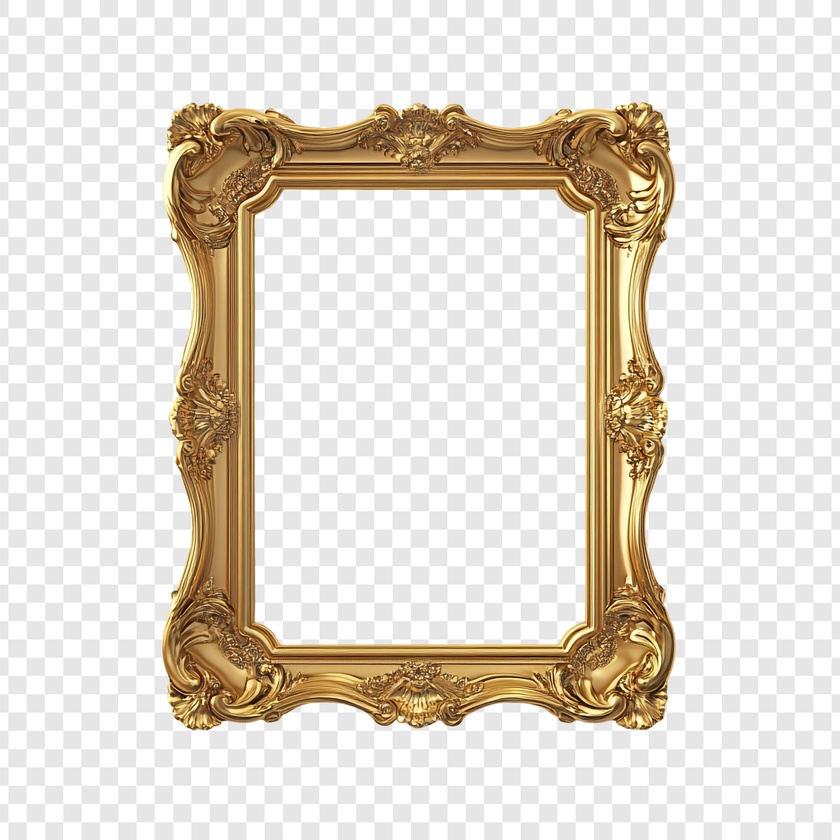
#> input picture OneDrive/preparacion sql/galeria_arte/marcodorado.jpg, 840 x 840 px, shrunk from 2500 x 2500 before the run
$ python quitar_fondo.py
#> lines starting #> are read from the running program, lines starting #| are printed output that depends on the picture; after the words box and inside, x2 and y2 are one past the last pixel; in counts of white or black regions, pixels touching at a corner belong together
#quitar fondo al marco

import cv2
import numpy as np

img = cv2.imread(r"marcodorado.jpg")
#> img is the input picture: shape (840, 840, 3); mean B, G, R 208.2, 219, 226.7
img_rgba = cv2.cvtColor(img, cv2.COLOR_BGR2BGRA)

# Quitar TODO lo que no sea dorado
hsv = cv2.cvtColor(img, cv2.COLOR_BGR2HSV)
#> hsv: shape (840, 840, 3); mean H, S, V 6.1, 30.4, 226.8

# Rango del color dorado en HSV
lower_dorado = np.array([15, 80, 80])
upper_dorado = np.array([40, 255, 255])

# Máscara del dorado — lo que SÍ queremos conservar
mascara_dorado = cv2.inRange(hsv, lower_dorado, upper_dorado)
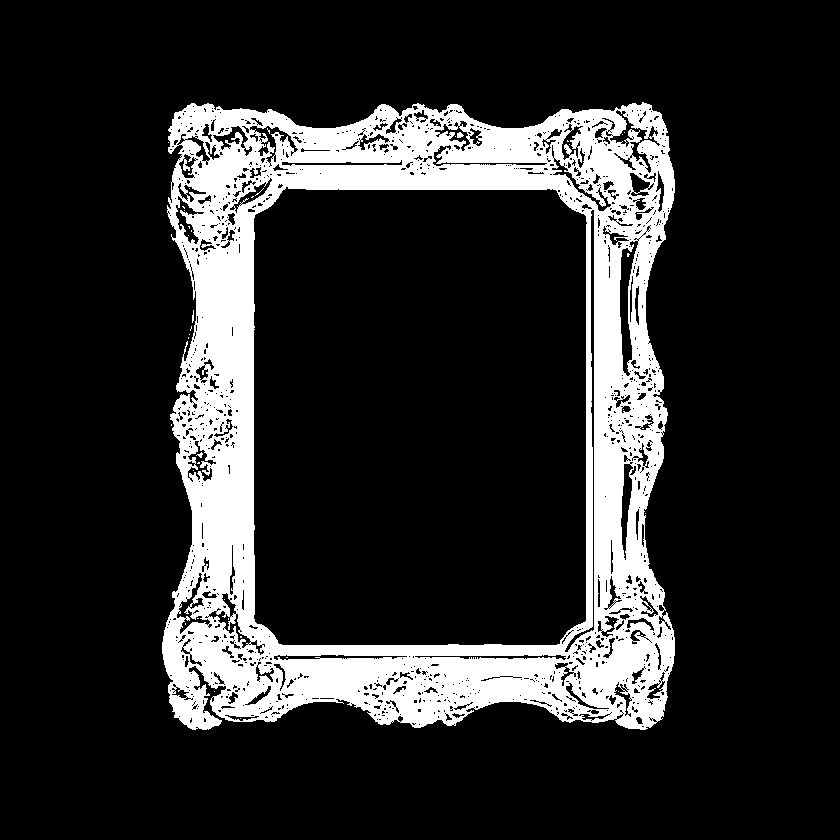
#> mascara_dorado: shape (840, 840); 17% white; 40 white regions (37 under 20 px), largest, box (x1, y1, x2, y2) and area: (162, 102, 675, 730) 119622, (457, 132, 464, 138) 30, (196, 452, 203, 458) 20

# Todo lo que NO es dorado se vuelve transparente
img_rgba[:, :, 3] = mascara_dorado

cv2.imwrite("marco_transparente.png", img_rgba)
print("Listo")

$ run again, with OneDrive/preparacion sql/galeria_arte/perspectivasimple.jpg copied over OneDrive/preparacion sql/galeria_arte/marcodorado.jpg
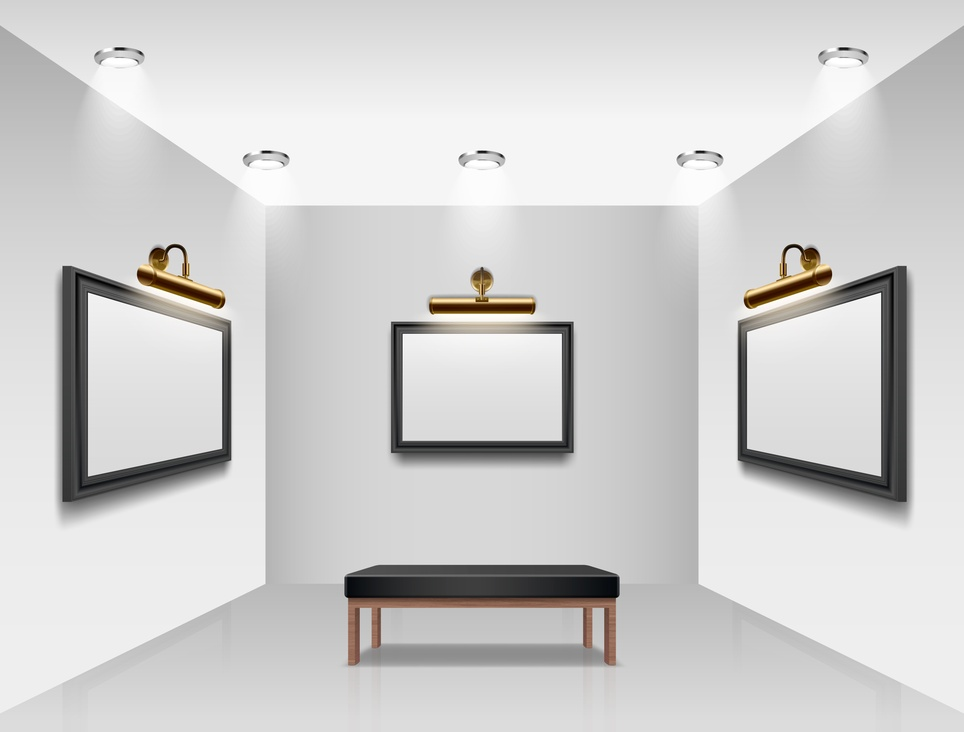
#> input picture OneDrive/preparacion sql/galeria_arte/perspectivasimple.jpg, 964 x 732 px, shrunk from 5000 x 3800 before the run
#> img is the input picture: shape (732, 964, 3); mean B, G, R 206.3, 207, 207.6
#> hsv: shape (732, 964, 3); mean H, S, V 3.7, 3.1, 207.6
#> `mascara_dorado = cv2.inRange(hsv, lower_dorado, upper_dorado)`:
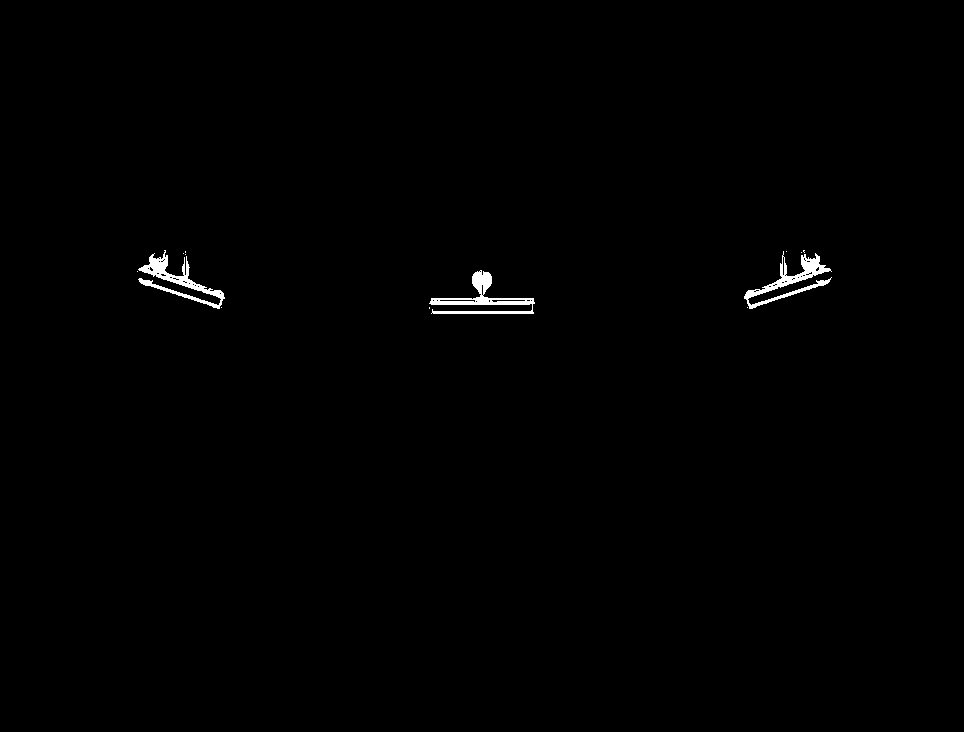
#> mascara_dorado: shape (732, 964); 0.54% white; 13 white regions (10 under 20 px), largest, box (x1, y1, x2, y2) and area: (429, 270, 535, 314) 1312, (138, 250, 225, 309) 1252, (744, 251, 832, 309) 1244
